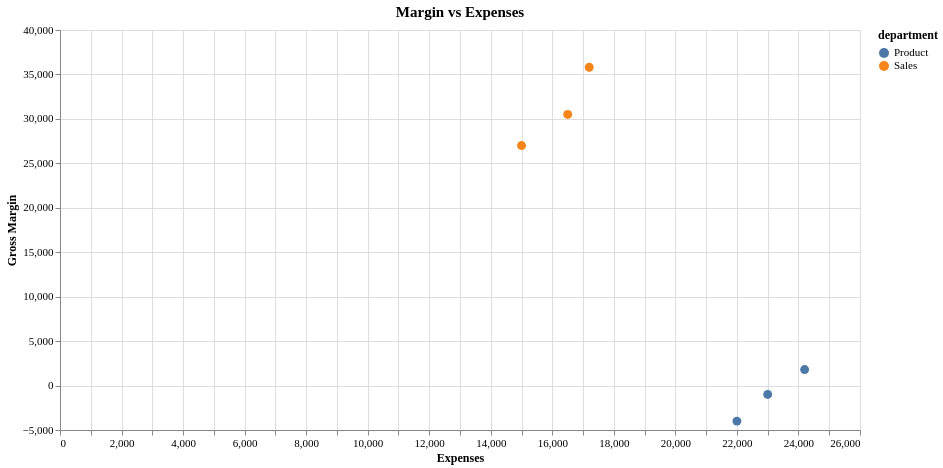

Describe this chart as a Vega-Lite specification.
### Vega-Lite specification from a JSON file in a GitHub repository (floating-point values rounded to 4 significant figures)
{"config": {"view": {"continuousWidth": 300, "continuousHeight": 300, "stroke": "#d9e2ec"}, "axis": {"labelAngle": 0, "labelFontSize": 11, "titleFontSize": 12, "titleFontWeight": 600, "labelFont": "Hanken Grotesk", "titleFont": "Hanken Grotesk"}, "legend": {"labelFontSize": 11, "titleFontSize": 12, "titleFontWeight": 600, "labelFont": "Hanken Grotesk", "titleFont": "Hanken Grotesk"}, "title": {"fontSize": 15, "fontWeight": 600, "subtitleFontSize": 12, "subtitleFontWeight": 400, "font": "Hanken Grotesk", "subtitleFont": "Hanken Grotesk"}}, "data": {"name": "data-79215f539c7539cc655acac936d29e8c"}, "mark": {"type": "circle", "size": 80}, "encoding": {"color": {"field": "department", "type": "nominal"}, "opacity": {"condition": {"param": "param_da46cb0ab065acf5", "value": 1}, "value": 0.2}, "tooltip": [{"field": "expenses", "type": "quantitative"}, {"field": "gross_margin", "type": "quantitative"}, {"field": "department", "type": "nominal"}], "x": {"axis": {"labelAngle": 0}, "field": "expenses", "title": "Expenses", "type": "quantitative"}, "y": {"field": "gross_margin", "title": "Gross Margin", "type": "quantitative"}}, "height": 400, "params": [{"name": "param_da46cb0ab065acf5", "select": {"type": "point", "fields": ["department"]}, "bind": "legend"}], "title": "Margin vs Expenses", "width": 800, "$schema": "https://vega.github.io/schema/vega-lite/v6.4.1.json", "datasets": {"data-79215f539c7539cc655acac936d29e8c": [{"department": "Product", "expenses": 23000.0, "gross_margin": -1000.0}, {"department": "Sales", "expenses": 17200.0, "gross_margin": 35800.0}, {"department": "Product", "expenses": 22000.0, "gross_margin": -4000.0}, {"department": "Sales", "expenses": 15000.0, "gross_margin": 27000.0}, {"department": "Sales", "expenses": 16500.0, "gross_margin": 30500.0}, {"department": "Product", "expenses": 24200.0, "gross_margin": 1800.0}]}}
